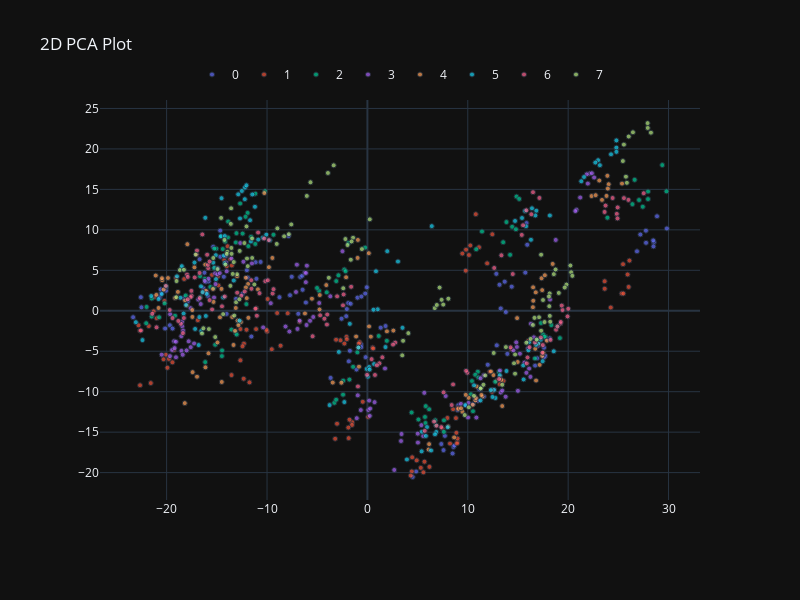

Notebook code cell kept with this figure:
### Markdown cell above
x stores the embedded values of 577 points of interest in a total time points of 864.

### Code cell
from sklearn.decomposition import PCA
pca = PCA(n_components=3)
principalComponents = pca.fit_transform(x)

principal = pd.DataFrame(data = principalComponents
             ,columns = ['principal component 1',
                         'principal component 2',
                         'principal component 3'])

plot_2d(principalComponents[:, 0],
        principalComponents[:, 1],
        y = categories[subject_id],
        path = 'images/pca_2d.png',
        title="2D PCA Plot"
       )
